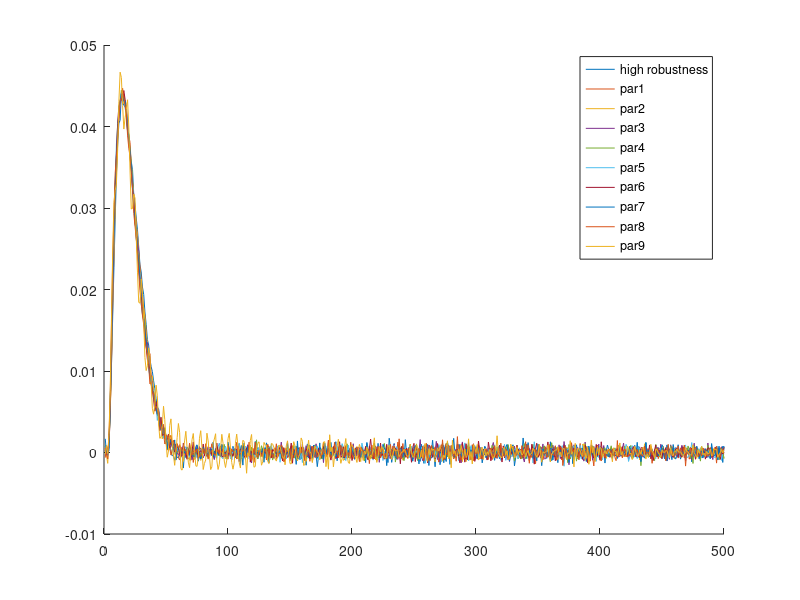
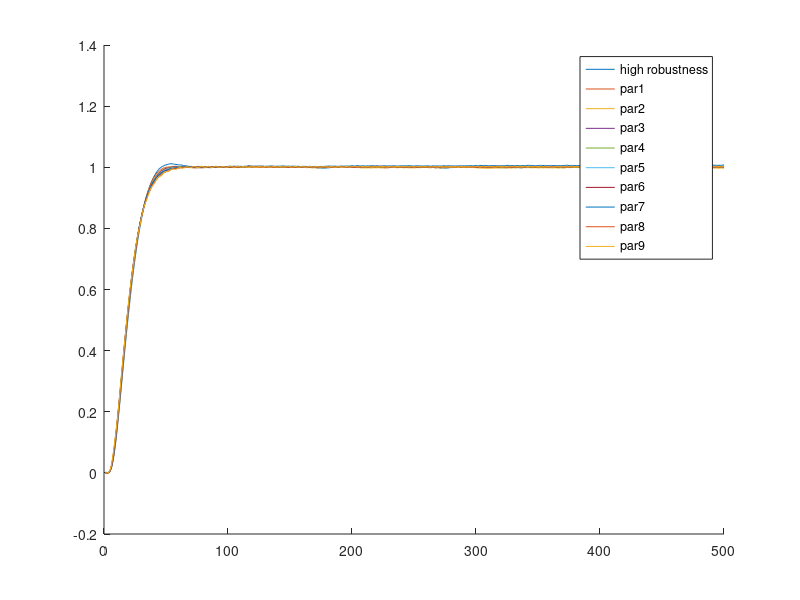

Recreate these plots in MATLAB, in order.
load('H_noise_new_rate700_smooth_100.mat');
h1=H;
load('H_noise_new_rate700_smooth_100_testing_par1.mat');
h2=H;
load('H_noise_new_rate700_smooth_100_testing_par2.mat');
h3=H;
load('H_noise_new_rate700_smooth_100_testing_par3.mat');
h4=H;
load('H_noise_new_rate700_smooth_100_testing_par4.mat')
h5=H;
load('H_noise_new_rate700_smooth_100_testing_par5.mat')
h6=H;
load('H_noise_new_rate700_smooth_100_testing_par6.mat')
h7=H;
load('H_noise_new_rate700_smooth_100_testing_par7.mat')
h8=H;
load('H_noise_new_rate700_smooth_100_testing_par8.mat')
h9=H;
load('H_noise_new_rate700_smooth_100_testing_par12.mat')
h10=H;
figure(1)
hold on
plot(h1);
plot(h2);
plot(h3);
plot(h4);
plot(h5);
plot(h6);
plot(h7);
plot(h8);
plot(h9);
plot(h10);
legend('high robustness','par1','par2','par3','par4','par5','par6','par7','par8','par9');
hold off

figure(2)
hold on
plot(cumsum(h1));
plot(cumsum(h2));
plot(cumsum(h3));
plot(cumsum(h4));
plot(cumsum(h5));
plot(cumsum(h6));
plot(cumsum(h7));
plot(cumsum(h8));
plot(cumsum(h9));
plot(cumsum(h10));
legend('high robustness','par1','par2','par3','par4','par5','par6','par7','par8','par9');
hold off